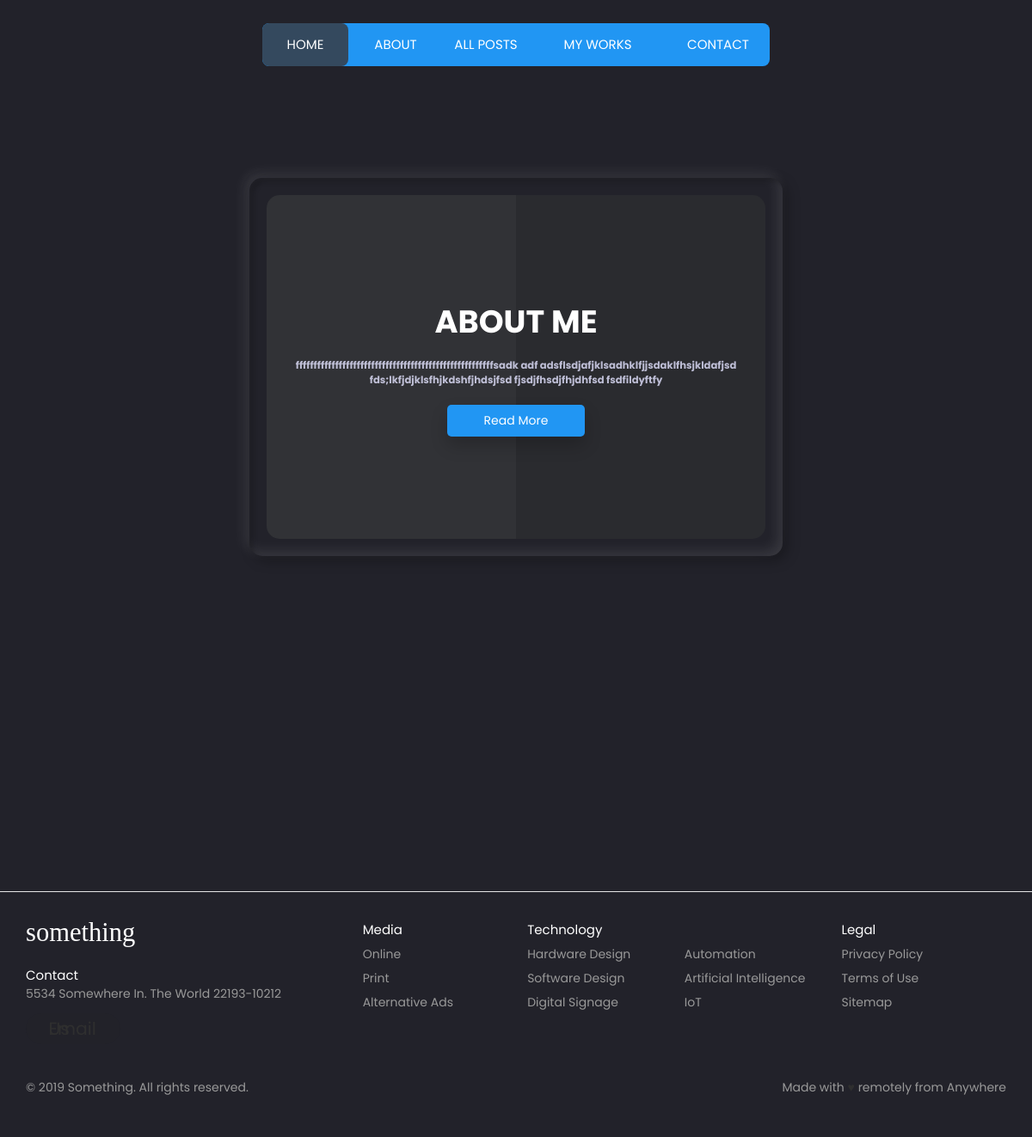
The page /aboutme on the database its author committed.
### immasin/models.py (models this page shows, shortened)
class Post(models.Model):
    SLIDE1 = 'slide1'
    SLIDE2 = 'slide2'
    SLIDE3 = 'slide3'
    ABOUT = 'about'
    POST = 'post'
    CHOISE_GROUP = {
        (SLIDE1, 'slide1'),
        (ABOUT, 'about'),
        (SLIDE2, 'slide2'),
        (SLIDE3, 'slide3'),
        (POST, 'post'),
    }
    title = models.CharField(max_length=255)
    author = models.ForeignKey(User, on_delete=models.CASCADE)
    body = models.TextField()
    header_image = models.ImageField(null=True, blank=True, upload_to="images/")
    post_date = models.DateField(auto_now_add=True)
    grop = models.CharField(max_length=20, choices=CHOISE_GROUP, default=POST)
    likes = models.ManyToManyField(User, related_name='blog_posts')

### immasin/views.py (the view)
# urls.py: path('aboutme', aboutme, name='aboutme'),
def aboutme(request):
    product = Post.objects.all()
    context = {
        'pr':product
    }
    return render(request, 'aboutme.html', context)

### immasin/templates/aboutme.html (shortened to what this page needs)
<nav>
  <a  href="{% url 'home' %}">Home</a>
  <a href="{% url 'aboutme' %}">About</a>
  <a href="{% url 'allpost' %}">All Posts</a>
  <a href="#">My Works</a>
  <a href="{% url 'contact-us' %}">Contact</a>
  <div class="animation start-home"></div>
</nav>
{% for post in pr %}
         {% if post.grop == "about" %}
  <div class="container">
   <div class="card">
     <div class="box">
       <div class="content">
         <h3>{{ post.title }}</h3>
         <h5> {{ post.body }}</h5>
         <a  href="{% url 'article-detail' post.pk %}">Read More</a>
       </div>
     </div>
   </div>
    {%endif%}
{%endfor%}
<footer class="footer">
  <div class="footer__addr">
    <h1 class="footer__logo">Something</h1>
    <h2>Contact</h2>
    <address>
      5534 Somewhere In. The World 22193-10212<br>
      <a class="footer__btn" href="mailto:example@gmail.com">Email Us</a>
    </address>
  </div>
  <ul class="footer__nav">
    <li class="nav__item">
      <h2 class="nav__title">Media</h2>
      <ul class="nav__ul">
        <li>
          <a href="#">Online</a>
        </li>
        <li>
          <a href="#">Print</a>
        </li>
        <li>
          <a href="#">Alternative Ads</a>
        </li>
      </ul>
    </li>
    <li class="nav__item nav__item--extra">
      <h2 class="nav__title">Technology</h2>
      <ul class="nav__ul nav__ul--extra">
        <li>
          <a href="#">Hardware Design</a>
        </li>
        <li>
          <a href="#">Software Design</a>
        </li>
        <li>
          <a href="#">Digital Signage</a>
        </li>
        <li>
          <a href="#">Automation</a>
        </li>
        <li>
          <a href="#">Artificial Intelligence</a>
        </li>
        <li>
          <a href="#">IoT</a>
        </li>
      </ul>
    </li>
    <li class="nav__item">
      <h2 class="nav__title">Legal</h2>
      <ul class="nav__ul">
        <li>
          <a href="#">Privacy Policy</a>
        </li>
        <li>
          <a href="#">Terms of Use</a>
        </li>
        <li>
          <a href="#">Sitemap</a>
        </li>
      </ul>
    </li>
  </ul>
  <div class="legal">
    <p>&copy; 2019 Something. All rights reserved.</p>
    <div class="legal__links">
      <span>Made with <span class="heart">♥</span> remotely from Anywhere</span>
    </div>
  </div>
</footer>

### immasin/templates/aboutme.html (style rules this page uses)
* { margin: 0; padding: 0; box-sizing: border-box; font-family: "Poppins", sans-serif; }
body .container { display: flex; justify-content: center; align-items: center; flex-wrap: wrap; max-width: 1200px; margin: 90px 0; }
body .container .card { position: relative; min-width: 620px; height: 440px; box-shadow: inset 5px 5px 5px rgba(0, 0, 0, 0.2), inset -5px -5px 15px rgba(255, 255, 255, 0.1), 5px 5px 15px rgba(0, 0, 0, 0.3), -5px -5px 15px rgba(255, 255, 255, 0.1); border-radius: 15px; margin: 30px; transition: 0.5s; margin: 40px; }
body .container .card:nth-child(1) .box .content a { background: #2196f3; }
body .container .card .box { position: absolute; top: 20px; left: 20px; right: 20px; bottom: 20px; background: #2a2b2f; border-radius: 15px; display: flex; justify-content: center; align-items: center; overflow: hidden; transition: 0.5s; }
body .container .card .box:before { content: ""; position: absolute; top: 0; left: 0; width: 50%; height: 100%; background: rgba(255, 255, 255, 0.03); }
body .container .card .box .content { padding: 20px; text-align: center; }
body .container .card .box .content h3 { font-size: 1.8rem; color: #fff; z-index: 1; transition: 0.5s; margin-bottom: 15px; }
body .container .card .box .content a { position: relative; display: inline-block; padding: 8px 20px; background: black; border-radius: 5px; text-decoration: none; color: white; margin-top: 20px; box-shadow: 0 10px 20px rgba(0, 0, 0, 0.2); transition: 0.5s; }
nav { margin: 27px auto 0; position: relative; width: 590px; height: 50px; background-color: #2196f3; border-radius: 8px; font-size: 0; }
nav a { line-height: 50px; height: 100%; font-size: 15px; display: inline-block; position: relative; z-index: 1; text-decoration: none; text-transform: uppercase; text-align: center; color: white; cursor: pointer; }
nav .animation { position: absolute; height: 100%; top: 0; z-index: 0; transition: all .5s ease 0s; border-radius: 8px; }
a:nth-child(1) { width: 100px; }
a:nth-child(2) { width: 110px; }
a:nth-child(3) { width: 100px; }
a:nth-child(4) { width: 160px; }
a:nth-child(5) { width: 120px; }
nav .start-home, a:nth-child(1):hover~.animation { width: 100px; left: 0; background-color: #34495e; }
* { box-sizing: border-box; margin: 0; padding: 0; }
*, *:before, *:after { box-sizing: border-box; }
.footer { display: flex; flex-flow: row wrap; padding: 30px 30px 20px 30px; color: white; background-color: #22222A; border-top: 1px solid #e5e5e5; margin-top: 350px; }
.footer > * { flex: 1 100%; }
.footer__addr { margin-right: 1.25em; margin-bottom: 2em; }
.footer__logo { font-family: 'Pacifico', cursive; font-weight: 400; text-transform: lowercase; font-size: 1.5rem; }
.footer__addr h2 { margin-top: 1.3em; font-size: 15px; font-weight: 400; }
.nav__title { font-weight: 400; font-size: 15px; }
.footer address { font-style: normal; color: #999; }
.footer__btn { display: flex; align-items: center; justify-content: center; height: 36px; max-width: max-content; background-color: rgb(33, 33, 33, 0.07); border-radius: 100px; color: #2f2f2f; line-height: 0; margin: 0.6em 0; font-size: 1rem; padding: 0 1.3em; }
.footer ul { list-style: none; padding-left: 0; }
.footer li { line-height: 2em; }
.footer a { text-decoration: none; }
.footer__nav { display: flex; flex-flow: row wrap; }
.footer__nav > * { flex: 1 50%; margin-right: 1.25em; }
.nav__ul a { color: #999; }
.nav__ul--extra { column-count: 2; column-gap: 1.25em; }
.legal { display: flex; flex-wrap: wrap; color: #999; }
.legal__links { display: flex; align-items: center; }
.heart { color: #2f2f2f; }
@media screen and (min-width: 24.375em) { .legal .legal__links { margin-left: auto; } }
@media screen and (min-width: 40.375em) { .footer__nav > * { flex: 1; } }
@media screen and (min-width: 40.375em) { .nav__item--extra { flex-grow: 2; } }
@media screen and (min-width: 40.375em) { .footer__addr { flex: 1 0px; } }
@media screen and (min-width: 40.375em) { .footer__nav { flex: 2 0px; } }
* { border: 0; box-sizing: border-box; margin: 0; padding: 0; }

### rows shown on the page
Post: title "ABOUT ME", body "fffffffffffffffffffffffffffffffffffffffffffffffffffffffsadk adf adsflsdjafjklsadhklfjjsdaklfhsjkldafjsd fds;lkfjdjklsfhjkdshfjhdsjfsd fjsdjfhsdjfhjdhfsd fsdfildyftfy"
